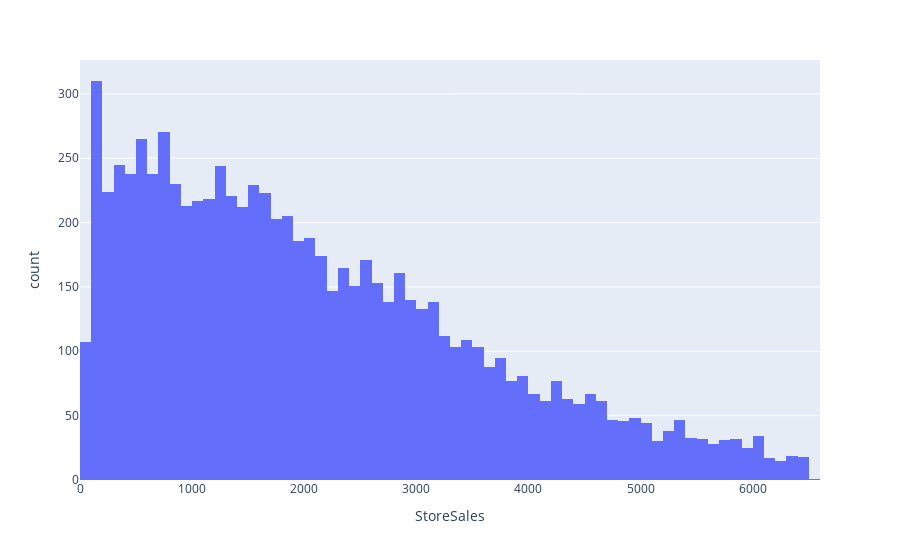

Here is the notebook cell this chart was saved with:
### Code cell
px.histogram(df,'StoreSales', nbins = 80)

### Figure 1 — Plotly figure (JSON) as saved in the notebook; plotly's stock layout.template omitted (floating-point values rounded to 4 significant figures; data arrays with more than 128 entries replaced by an {"elided": "..."} marker saying what was removed)
{"data": [{"bingroup": "x", "hovertemplate": "StoreSales=%{x}<br>count=%{y}<extra></extra>", "legendgroup": "", "marker": {"color": "#636efa", "pattern": {"shape": ""}}, "name": "", "nbinsx": 80, "orientation": "v", "showlegend": false, "type": "histogram", "x": {"elided": "8165 float values"}, "xaxis": "x", "yaxis": "y"}], "layout": {"barmode": "relative", "legend": {"tracegroupgap": 0}, "margin": {"t": 60}, "xaxis": {"anchor": "y", "domain": [0, 1], "title": {"text": "StoreSales"}}, "yaxis": {"anchor": "x", "domain": [0, 1], "title": {"text": "count"}}}}
